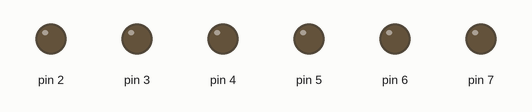
A sketch run on a simulated Arduino Uno, built with avr-gcc and run on an emulated ATmega328P. Shown: output pins drawn as LEDs (lit = HIGH).

Above: at 0.1 s.
At 8.6 s:
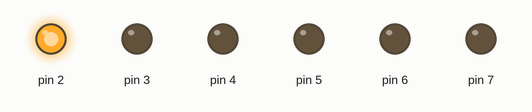
At 18.6 s:
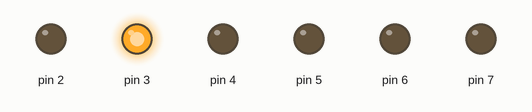
At 28.6 s:
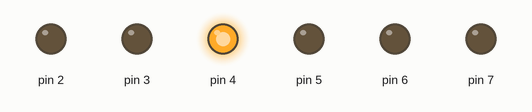
At 32.7 s:
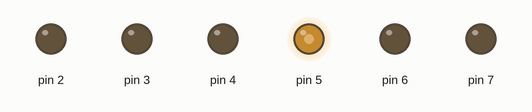
At 38.8 s:
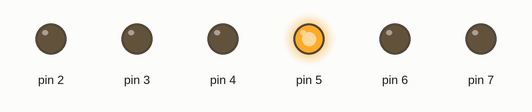
Timing chart, 0 to 40.0 s (numbered marks = the images above):
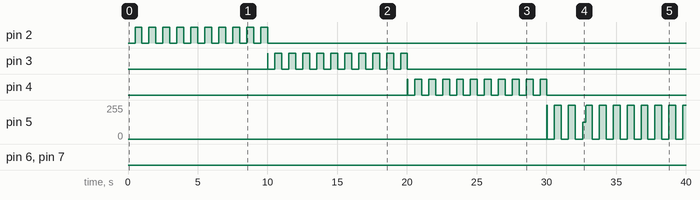

The sketch:

sketch_nov23a.ino
```cpp
int lastUpdate;
bool toggleState;

void setup() {
  pinMode(2, OUTPUT);
  pinMode(3, OUTPUT);
  pinMode(4, OUTPUT);
  pinMode(5, OUTPUT);
  pinMode(6, OUTPUT);
  pinMode(7, OUTPUT);

  lastUpdate = 0;
  toggleState = false;
}

void loop() {
  int now = millis();
  int seconds = (millis() / 1000) % 60;

  if (now > lastUpdate + 500) {
    lastUpdate = now;
    toggleState = !toggleState;
  }

  // 控制 LED
  if (seconds < 10) {
    digitalWrite(2, toggleState ? HIGH : LOW);
    digitalWrite(3, LOW);
    digitalWrite(4, LOW);
    digitalWrite(5, LOW);
    digitalWrite(6, LOW);
    digitalWrite(7, LOW);
  } else if (seconds >= 10 && seconds < 20) {
    digitalWrite(2, LOW);
    digitalWrite(3, toggleState ? HIGH : LOW);
    digitalWrite(5, LOW);
    digitalWrite(6, LOW);
    digitalWrite(7, LOW);
  } else if (seconds >= 20 && seconds < 30) {
    digitalWrite(2, LOW);
    digitalWrite(3, LOW);
    digitalWrite(4, toggleState ? HIGH : LOW);
    digitalWrite(5, LOW);
    digitalWrite(6, LOW);
    digitalWrite(7, LOW);
  } else if (seconds >= 30 && seconds < 40) {
    digitalWrite(2, LOW);
    digitalWrite(3, LOW);
    digitalWrite(4, LOW);
    digitalWrite(5, toggleState ? HIGH : LOW);
    digitalWrite(6, LOW);
    digitalWrite(7, LOW);
  } else if (seconds >= 40 && seconds < 50) {
    digitalWrite(2, LOW);
    digitalWrite(3, LOW);
    digitalWrite(4, LOW);
    digitalWrite(5, LOW);
    digitalWrite(6, toggleState ? HIGH : LOW);
    digitalWrite(7, LOW);
  } else if (seconds >= 50 && seconds < 60) {
    digitalWrite(2, LOW);
    digitalWrite(3, LOW);
    digitalWrite(4, LOW);
    digitalWrite(5, LOW);
    digitalWrite(6, LOW);
    digitalWrite(7, toggleState ? HIGH : LOW);
  }
}
```

Measured:
- by itself, pin 2: alternates HIGH for 0.50 s and LOW for 0.50 s, 20 changes in all, then stays LOW
